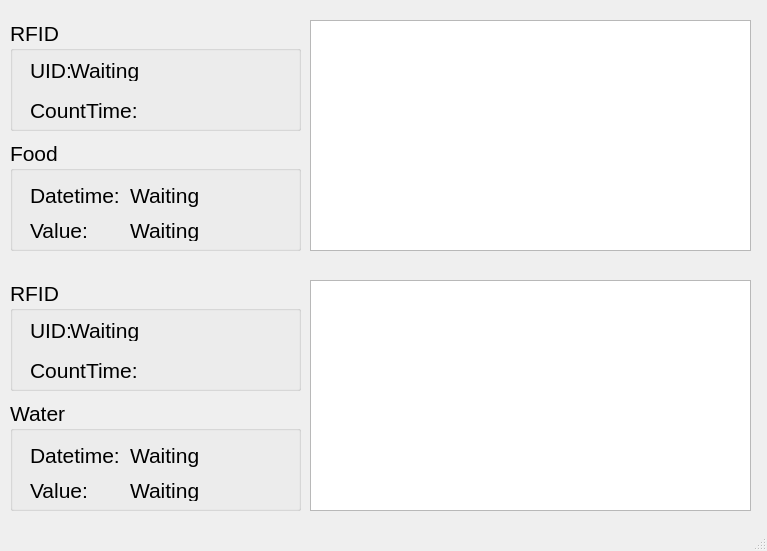
<?xml version="1.0" encoding="UTF-8"?>
<ui version="4.0">
 <class>MainWindow</class>
 <widget class="QMainWindow" name="MainWindow">
  <property name="geometry">
   <rect>
    <x>0</x>
    <y>0</y>
    <width>767</width>
    <height>551</height>
   </rect>
  </property>
  <property name="windowTitle">
   <string>MainWindow</string>
  </property>
  <widget class="QWidget" name="centralwidget">
   <widget class="QGroupBox" name="groupBox">
    <property name="geometry">
     <rect>
      <x>10</x>
      <y>140</y>
      <width>291</width>
      <height>111</height>
     </rect>
    </property>
    <property name="font">
     <font>
      <family>Arial</family>
      <pointsize>16</pointsize>
     </font>
    </property>
    <property name="layoutDirection">
     <enum>Qt::LeftToRight</enum>
    </property>
    <property name="title">
     <string>Food</string>
    </property>
    <widget class="QLabel" name="label_2">
     <property name="geometry">
      <rect>
       <x>20</x>
       <y>40</y>
       <width>111</width>
       <height>31</height>
      </rect>
     </property>
     <property name="text">
      <string>Datetime:</string>
     </property>
    </widget>
    <widget class="QLabel" name="label_3">
     <property name="geometry">
      <rect>
       <x>20</x>
       <y>70</y>
       <width>81</width>
       <height>41</height>
      </rect>
     </property>
     <property name="text">
      <string>Value:</string>
     </property>
    </widget>
    <widget class="QLabel" name="label_weight_datetime">
     <property name="geometry">
      <rect>
       <x>120</x>
       <y>40</y>
       <width>161</width>
       <height>31</height>
      </rect>
     </property>
     <property name="text">
      <string>Waiting</string>
     </property>
    </widget>
    <widget class="QLabel" name="label_weight_value">
     <property name="geometry">
      <rect>
       <x>120</x>
       <y>80</y>
       <width>161</width>
       <height>21</height>
      </rect>
     </property>
     <property name="text">
      <string>Waiting</string>
     </property>
    </widget>
   </widget>
   <widget class="QGroupBox" name="groupBox_2">
    <property name="geometry">
     <rect>
      <x>10</x>
      <y>20</y>
      <width>291</width>
      <height>111</height>
     </rect>
    </property>
    <property name="font">
     <font>
      <family>Arial</family>
      <pointsize>16</pointsize>
     </font>
    </property>
    <property name="layoutDirection">
     <enum>Qt::LeftToRight</enum>
    </property>
    <property name="styleSheet">
     <string notr="true"/>
    </property>
    <property name="title">
     <string>RFID</string>
    </property>
    <widget class="QLabel" name="label_6">
     <property name="geometry">
      <rect>
       <x>20</x>
       <y>30</y>
       <width>81</width>
       <height>41</height>
      </rect>
     </property>
     <property name="text">
      <string>UID:</string>
     </property>
    </widget>
    <widget class="QLabel" name="label_food_rfid_value">
     <property name="geometry">
      <rect>
       <x>60</x>
       <y>40</y>
       <width>221</width>
       <height>21</height>
      </rect>
     </property>
     <property name="text">
      <string>Waiting</string>
     </property>
    </widget>
    <widget class="QLabel" name="label_7">
     <property name="geometry">
      <rect>
       <x>20</x>
       <y>70</y>
       <width>121</width>
       <height>41</height>
      </rect>
     </property>
     <property name="text">
      <string>CountTime:</string>
     </property>
    </widget>
    <widget class="QLabel" name="label_food_rfid_value_2">
     <property name="geometry">
      <rect>
       <x>140</x>
       <y>80</y>
       <width>161</width>
       <height>21</height>
      </rect>
     </property>
     <property name="text">
      <string/>
     </property>
    </widget>
   </widget>
   <widget class="QTableView" name="tableView">
    <property name="geometry">
     <rect>
      <x>310</x>
      <y>20</y>
      <width>441</width>
      <height>231</height>
     </rect>
    </property>
   </widget>
   <widget class="QTableView" name="tableView_2">
    <property name="geometry">
     <rect>
      <x>310</x>
      <y>280</y>
      <width>441</width>
      <height>231</height>
     </rect>
    </property>
   </widget>
   <widget class="QGroupBox" name="groupBox_3">
    <property name="geometry">
     <rect>
      <x>10</x>
      <y>400</y>
      <width>291</width>
      <height>111</height>
     </rect>
    </property>
    <property name="font">
     <font>
      <family>Arial</family>
      <pointsize>16</pointsize>
     </font>
    </property>
    <property name="layoutDirection">
     <enum>Qt::LeftToRight</enum>
    </property>
    <property name="title">
     <string>Water</string>
    </property>
    <widget class="QLabel" name="label_4">
     <property name="geometry">
      <rect>
       <x>20</x>
       <y>40</y>
       <width>111</width>
       <height>31</height>
      </rect>
     </property>
     <property name="text">
      <string>Datetime:</string>
     </property>
    </widget>
    <widget class="QLabel" name="label_5">
     <property name="geometry">
      <rect>
       <x>20</x>
       <y>70</y>
       <width>81</width>
       <height>41</height>
      </rect>
     </property>
     <property name="text">
      <string>Value:</string>
     </property>
    </widget>
    <widget class="QLabel" name="label_water_datetime">
     <property name="geometry">
      <rect>
       <x>120</x>
       <y>40</y>
       <width>161</width>
       <height>31</height>
      </rect>
     </property>
     <property name="text">
      <string>Waiting</string>
     </property>
    </widget>
    <widget class="QLabel" name="label_water_value">
     <property name="geometry">
      <rect>
       <x>120</x>
       <y>80</y>
       <width>161</width>
       <height>21</height>
      </rect>
     </property>
     <property name="text">
      <string>Waiting</string>
     </property>
    </widget>
   </widget>
   <widget class="QGroupBox" name="groupBox_4">
    <property name="geometry">
     <rect>
      <x>10</x>
      <y>280</y>
      <width>291</width>
      <height>111</height>
     </rect>
    </property>
    <property name="font">
     <font>
      <family>Arial</family>
      <pointsize>16</pointsize>
     </font>
    </property>
    <property name="layoutDirection">
     <enum>Qt::LeftToRight</enum>
    </property>
    <property name="styleSheet">
     <string notr="true"/>
    </property>
    <property name="title">
     <string>RFID</string>
    </property>
    <widget class="QLabel" name="label_8">
     <property name="geometry">
      <rect>
       <x>20</x>
       <y>30</y>
       <width>81</width>
       <height>41</height>
      </rect>
     </property>
     <property name="text">
      <string>UID:</string>
     </property>
    </widget>
    <widget class="QLabel" name="label_water_rfid_value">
     <property name="geometry">
      <rect>
       <x>60</x>
       <y>40</y>
       <width>221</width>
       <height>21</height>
      </rect>
     </property>
     <property name="text">
      <string>Waiting</string>
     </property>
    </widget>
    <widget class="QLabel" name="label_9">
     <property name="geometry">
      <rect>
       <x>20</x>
       <y>70</y>
       <width>121</width>
       <height>41</height>
      </rect>
     </property>
     <property name="text">
      <string>CountTime:</string>
     </property>
    </widget>
    <widget class="QLabel" name="label_water_rfid_value_2">
     <property name="geometry">
      <rect>
       <x>140</x>
       <y>80</y>
       <width>161</width>
       <height>21</height>
      </rect>
     </property>
     <property name="text">
      <string/>
     </property>
    </widget>
   </widget>
  </widget>
  <widget class="QStatusBar" name="statusbar"/>
 </widget>
 <resources/>
 <connections/>
</ui>
